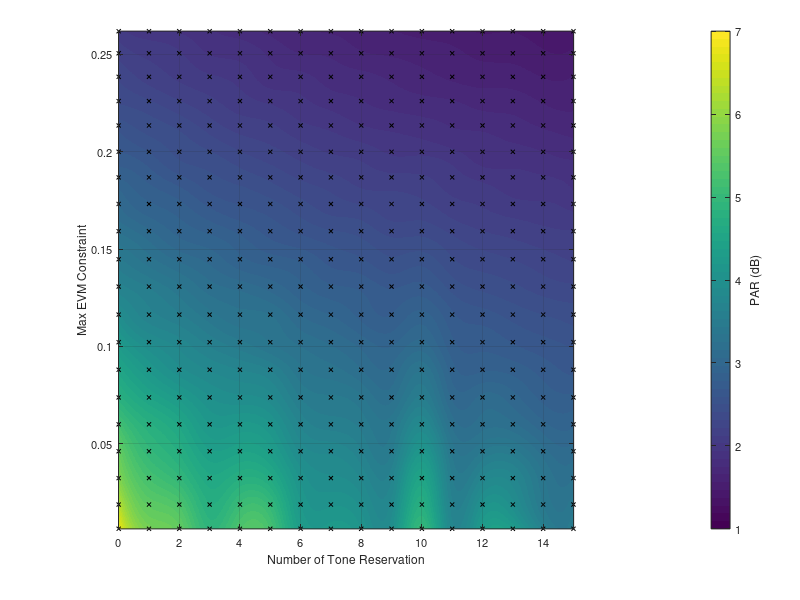

Write MATLAB code to recreate this figure. (Note: this script raises an error after producing the figure.)
load ToneReservationVsEVM
% Figures for radar spreading PAR reduction paper
xind_i = interp1(xind,1:.01:length(xind),'linear');
yind_i = interp1(yind,1:.01:length(yind),'linear');

[gridXi, gridYi] = meshgrid(xind_i,yind_i);
[gridX, gridY] = meshgrid(xind,yind);

mkedB_i = interp2(gridX,gridY,avgpar,gridXi,gridYi,'spline');

Fig1 = figure (1); set(gcf,'units','inches');
set(gca,'FontSize',8); set(findall(gcf,'type','text'),'FontSize',8);
set(gcf,'Position',[22    5    3.375    3.375]);
Plot1 = imagesc( xind_i, yind_i, mkedB_i); hold on;
set(gca,'units','inches','Position',[0.5    0.4    2.4    2.8]);
% set(Plot1, 'Position', [0.5 0.38 2.5 3.0]);
caxis([1 7]);cc=colorbar;
set(cc,'units','inches', 'Position',[3, 0.4, 0.08, 2.8],'FontSize',8)
set(gca,'FontSize',8)
% title('Tone Reservation Vs. EVM Constraints (Cir. Boundary)')
ylabel(cc,'PAR (dB)')
% surf(gridXi,gridYi,RMSEdB_i); colorbar;
set(gca,'YDir','normal'); %flip the y axis, default for imagesc is 'reverse'
[Xg, Yg] = ndgrid(xind,yind);
plot(Xg,Yg,'kx','MarkerSize',3); %superimpose the uninterp'd data
xlabel('Number of Tone Reservation'); ylabel('Max EVM Constraint'); 
grid on;
saveas(Fig1,'TRvsEVM','fig');
matlabfrag('TRvsEVM')
hold off

% figure (2); set(gcf,'units','inches');
% set(gca,'FontSize',12); set(findall(gcf,'type','text'),'FontSize',12);
% set(gcf,'Position',[2.5833    3.9271    3.3750    4.0729]);
% imagesc( xind_i, yind_i, mkedB_i); hold on;
% caxis([1 7]);cc=colorbar;
% set(gca,'FontSize',12)
% title('Constraints for Radar Spreading PAR Reduction (Circular Boundary)')
% ylabel(cc,'PAR (dB)')
% % surf(gridXi,gridYi,RMSEdB_i); colorbar;
% set(gca,'YDir','normal'); %flip the y axis, default for imagesc is 'reverse'
% [Xg, Yg] = ndgrid(xind,yind);
% plot(Xg,Yg,'kx'); %superimpose the uninterp'd data
% xlabel('Number of Large Constraint Symbols'); ylabel('Max EVM of Small Constraint Symbols'); 
% grid on
% % saveas(gcf,'RMSE_vsN','fig');
% % matlabfrag('TRvsEVM')
% hold off